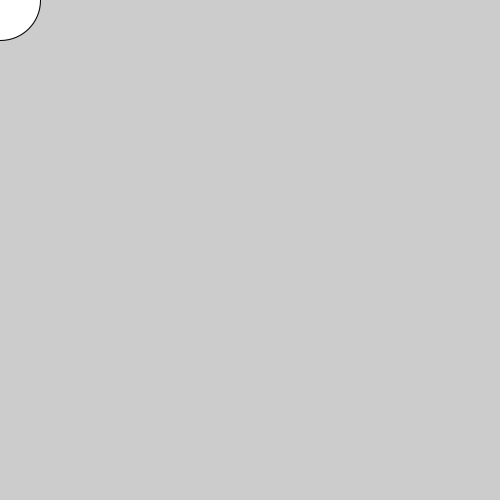
Frame 1 (no input)
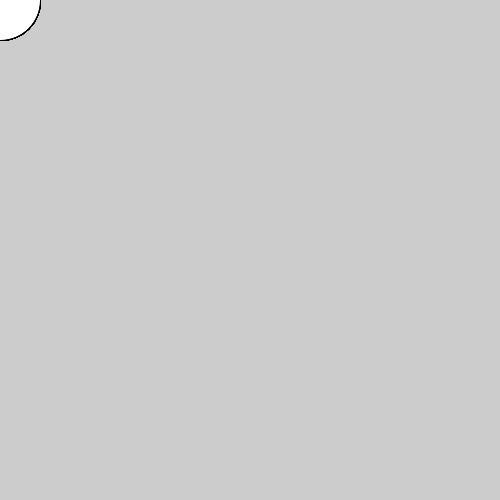
Frame 60 (the mouse pressed at the canvas centre just before this capture)
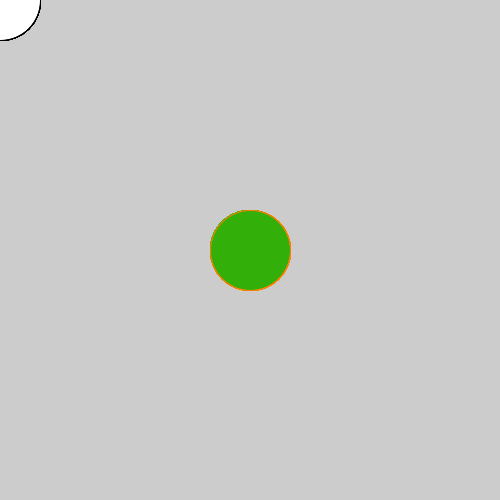
Frame 120 (the mouse held since frame 60 and released just before this capture)

The Processing sketch that drew these frames (run headless with seeded random() and noise(); from frame 60 on, the mouse is pressed at the canvas centre):

// Processing sketch: processing_134206
// ── processing_134206.pde

void setup() {
  size(500, 500);
}

void draw() {
  if (mousePressed) {
    fill(#33af09);    //Verde
stroke(#fb8000);  //Naranja;
  } else {
    fill(255);
  }
  ellipse(mouseX, mouseY, 80, 80);
}
